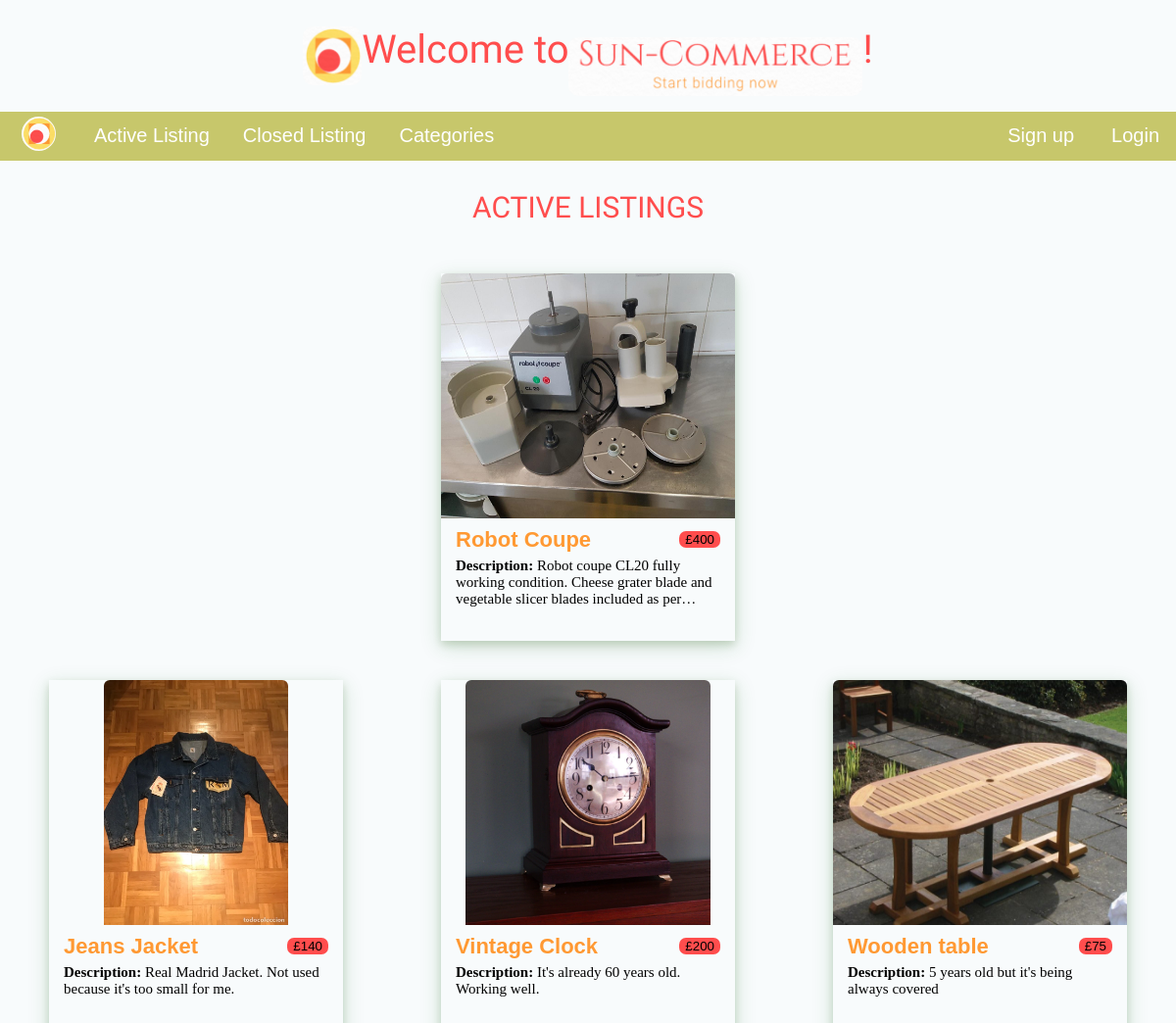
The app's page /, older data.
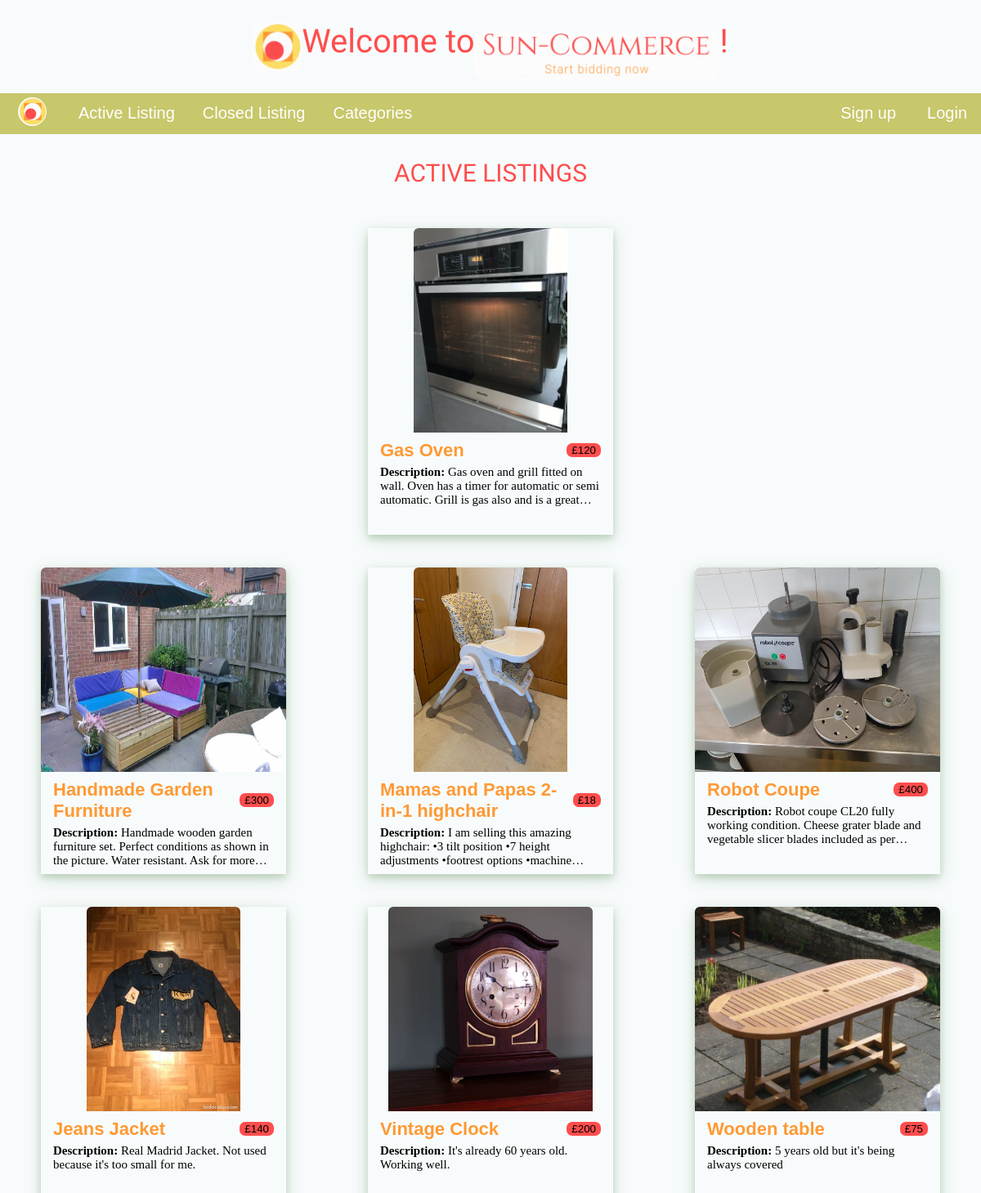
The same page, newer data.
### auctions/models.py (models this page shows, shortened)
class Auction(models.Model):
   user = models.ForeignKey(User, on_delete=models.CASCADE, null=False)
   title = models.CharField(max_length=100, null=False)
   description = models.TextField(max_length=1000, null=False)
   initial_price = models.IntegerField(null=False)
   date = models.DateField(default=datetime.date.today)
   photo = models.ImageField(upload_to='pics/', null=True, blank=True)
   category = models.ForeignKey(Category, on_delete=models.SET_NULL, null=True, blank=True)
   active = models.BooleanField(default=True)
   last_bid = models.IntegerField(blank=True, null=True)

### auctions/views.py (the view)
# urls.py: path('', views.home, name='auctions-home'),
def home(request):
    data = {
        'auctions': Auction.objects.filter(active=True),
        'inactive_auctions': Auction.objects.filter(active=False)
    }
    return render(request, 'auctions/auctionsList.html', data)

### auctions/templates/auctions/auctionsList.html (shortened to what this page needs)
{% extends "auctions/layout.html" %}
{% load static %}
{% block content %}
{% if auctions %}
    <h3>ACTIVE LISTINGS</h3>
    <div class="auctions-wrapper">
        {% for auction in auctions %}
            <a href="{% url 'auctions-show' id=auction.id %}">
                <div class="auction-wrapper">
                    <div class="list-img-wrapper">
                        <img src="{{auction.photo.url}}" alt="image">
                    </div>
                    <div class="list-info-wrapper">
                        <div class="title-price">
                            <h2>{{auction.title}} </h2>
                            {% if auction.last_bid %}
                            <button> £{{auction.last_bid}}</button>
                            {% else %}
                            <button> £{{auction.initial_price}}</button>
                            {% endif %}
                        </div>
                        <p><span>Description: </span>{{auction.description}}</p>
                    </div>
                </div>
            </a>
        {% endfor %}
    </div>
{% endif %}
{% endblock content %}

Row changes from the older to the newer data that the page shows:
added Auction: photo (picture), title "Mamas and Papas 2-in-1 highchair", initial_price "18", description "I am selling this amazing highchair: •3 tilt position •7 height adjustments •footrest options…"
added Auction: photo (picture), title "Handmade Garden Furniture", initial_price "300", description "Handmade wooden garden furniture set. Perfect conditions as shown in the picture. Water resistant. Ask for…"
added Auction: photo (picture), title "Gas Oven", initial_price "120", description "Gas oven and grill fitted on wall. Oven has a timer for automatic or semi automatic. Grill is gas also and is a…"
